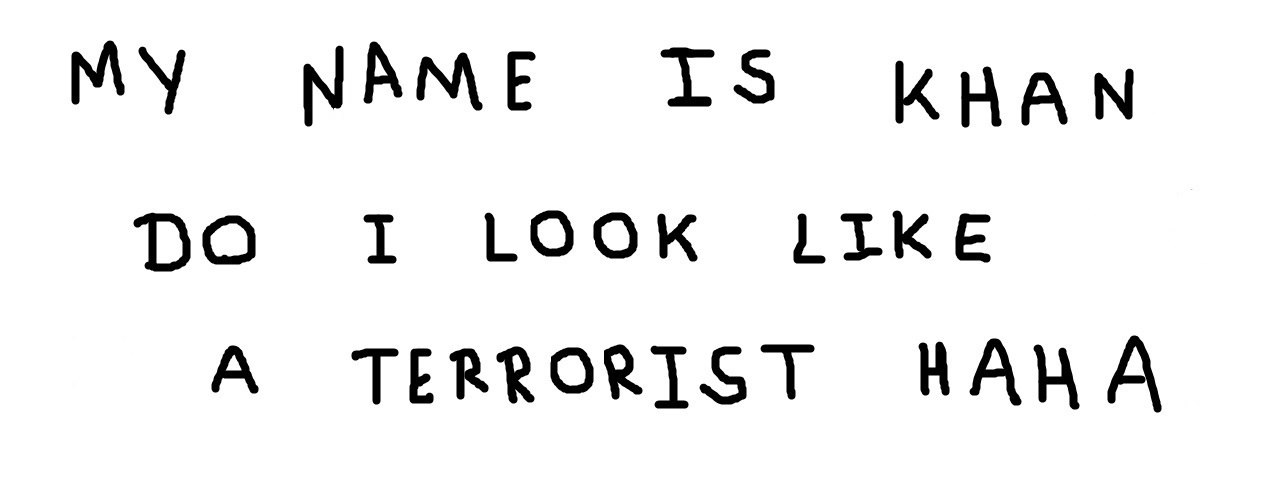
%> input picture test1.jpg, 1265 x 483 px
$ octave --eval "result = processImage(imread('test1.jpg'));"   (GNU Octave 9; MATLAB toolbox functions it lacks are replaced by stand-ins)
%> lines starting %> are read from the running program, lines starting %| are printed output that depends on the picture; in (x1, y1, x2, y2) boxes, pixels count from 0 and x2, y2 are one past the last pixel; in counts of white or black regions, pixels touching at a corner belong together; the program's own positions count from 1
function im=processImage(im)

im=rgb2gray(im);

im= (im < 75);
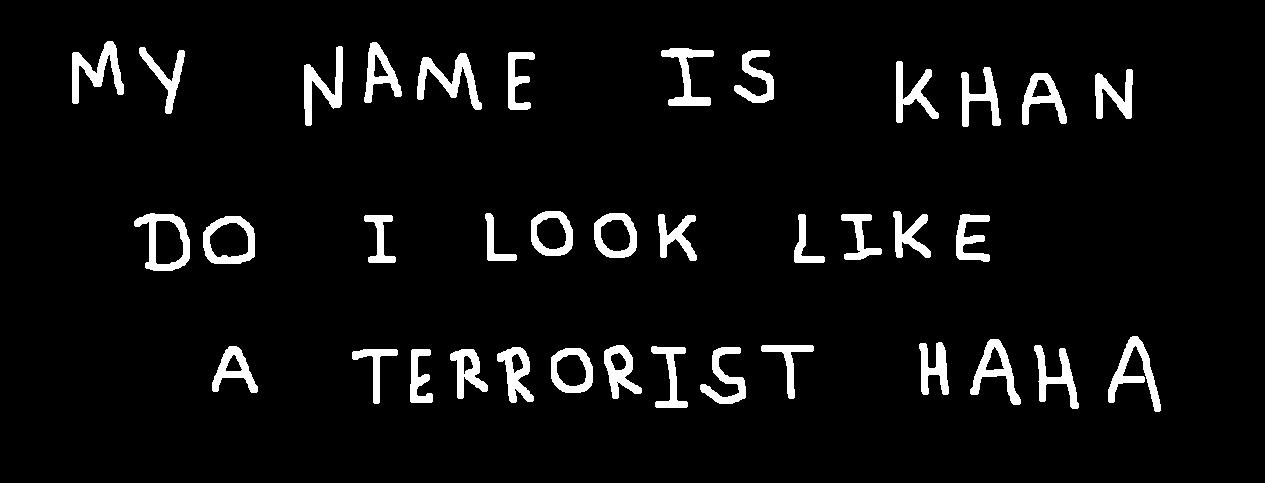
%> im: size 483x1265 logical; 5.6% white; 37 white regions, largest, box (x1, y1, x2, y2) and area: (417, 53, 482, 110) 1331, (72, 41, 124, 104) 1299, (1108, 336, 1161, 412) 1273

%imtool(1- im);


se = strel('disk',0);
im= imopen(im,se);

%imshow(im);

se = strel('disk',1 );
im=imdilate(im,se);
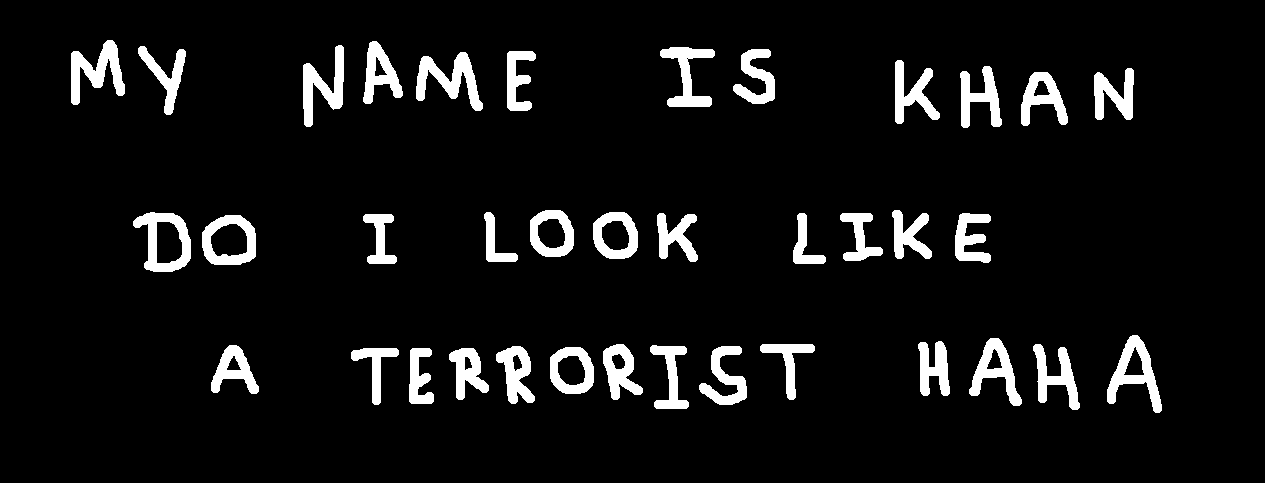
%> im: size 483x1265 logical; 7.1% white; 37 white regions, largest, box (x1, y1, x2, y2) and area: (416, 52, 483, 111) 1650, (71, 40, 125, 105) 1617, (1107, 335, 1162, 413) 1597

im=1-im;

%imshow(im);


end

$ run again, on test2.jpg
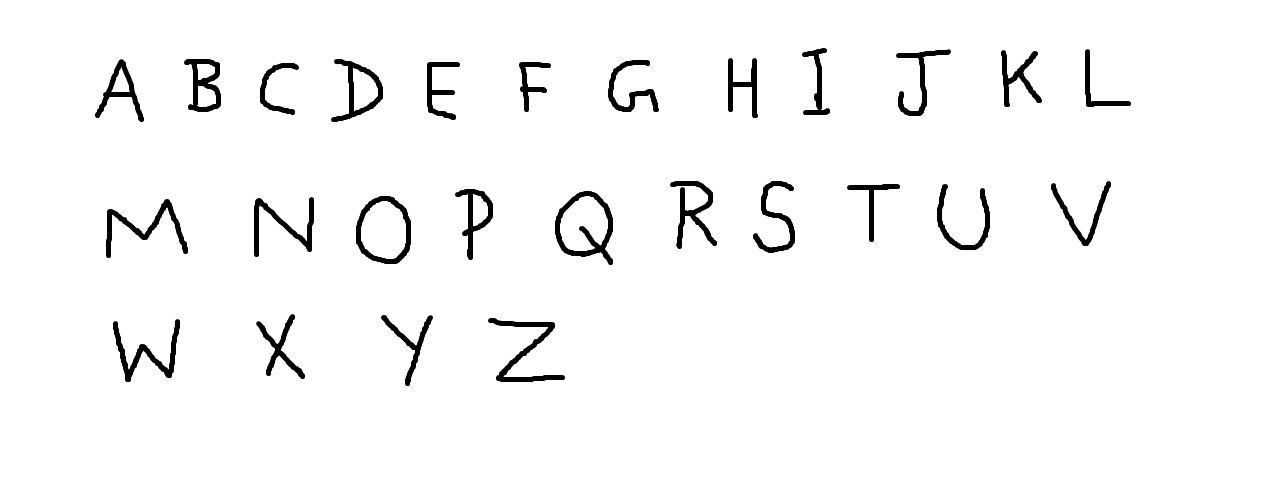
%> input picture test2.jpg, 1265 x 483 px
%> in processImage, `im= (im < 75);`:
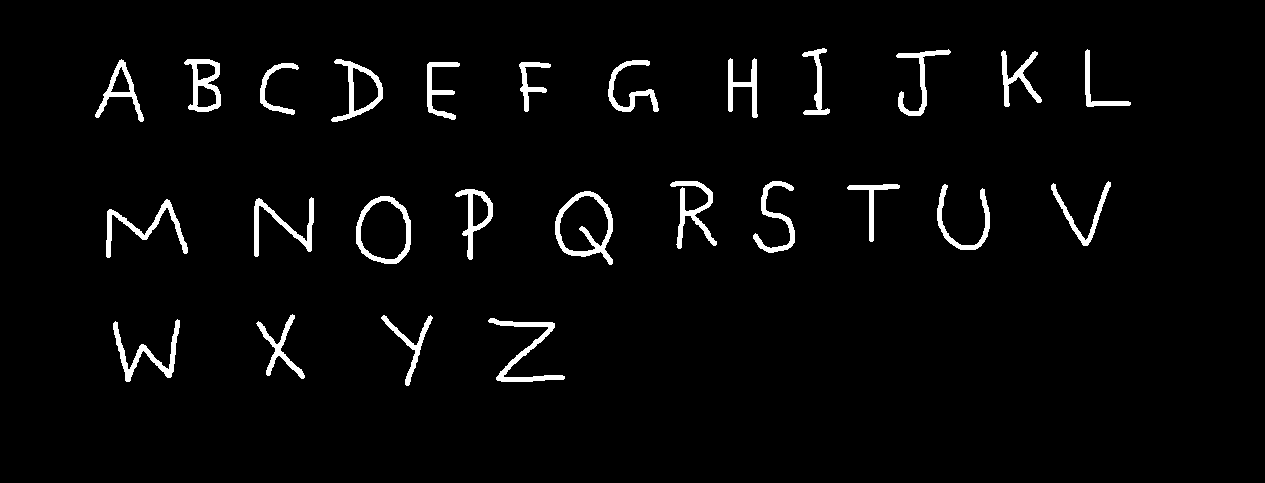
%> im: size 483x1265 logical; 3.2% white; 26 white regions, largest, box (x1, y1, x2, y2) and area: (555, 191, 613, 265) 1138, (488, 318, 565, 382) 1035, (113, 319, 180, 382) 959
%> in processImage, `im=imdilate(im,se);`:
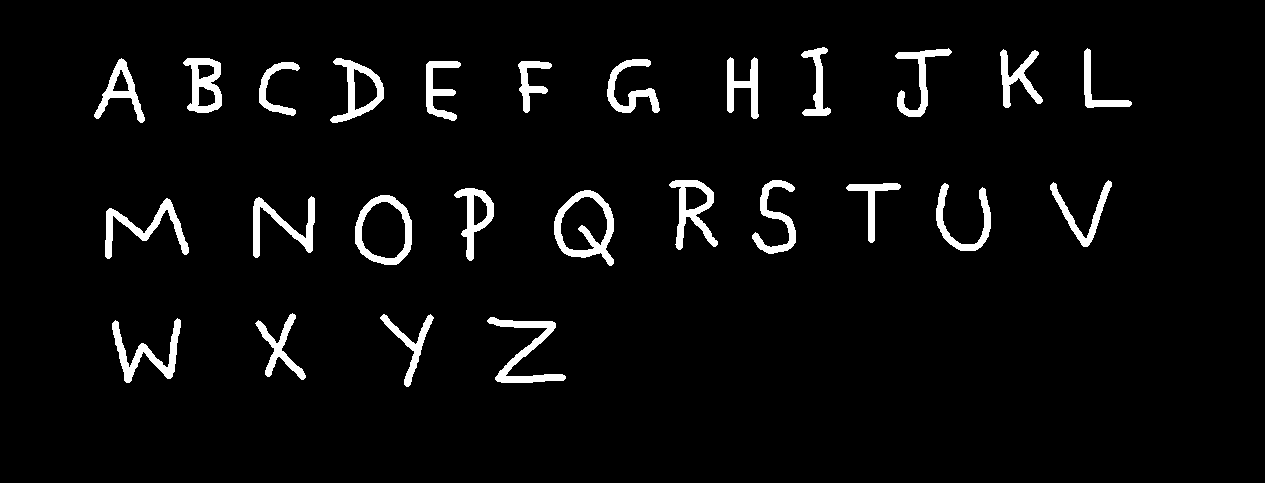
%> im: size 483x1265 logical; 4.4% white; 26 white regions, largest, box (x1, y1, x2, y2) and area: (554, 190, 614, 266) 1535, (487, 317, 566, 383) 1423, (112, 318, 181, 383) 1306
